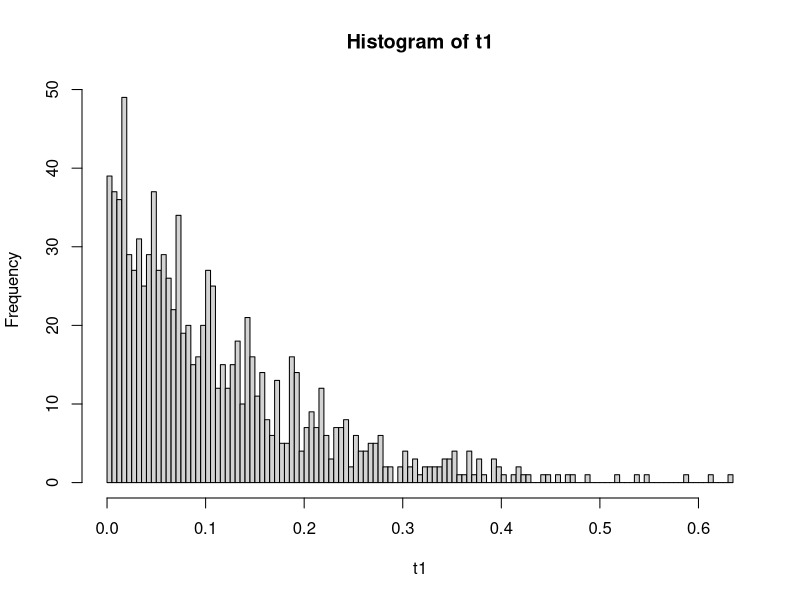
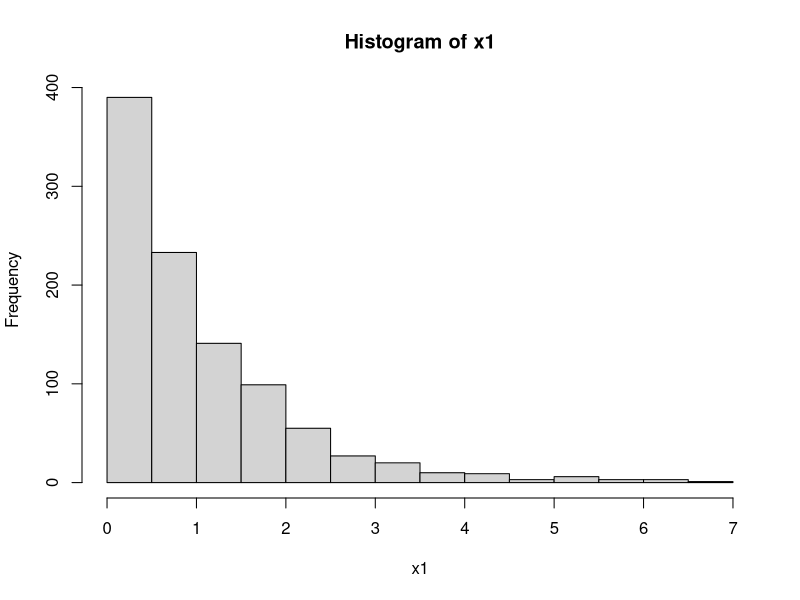
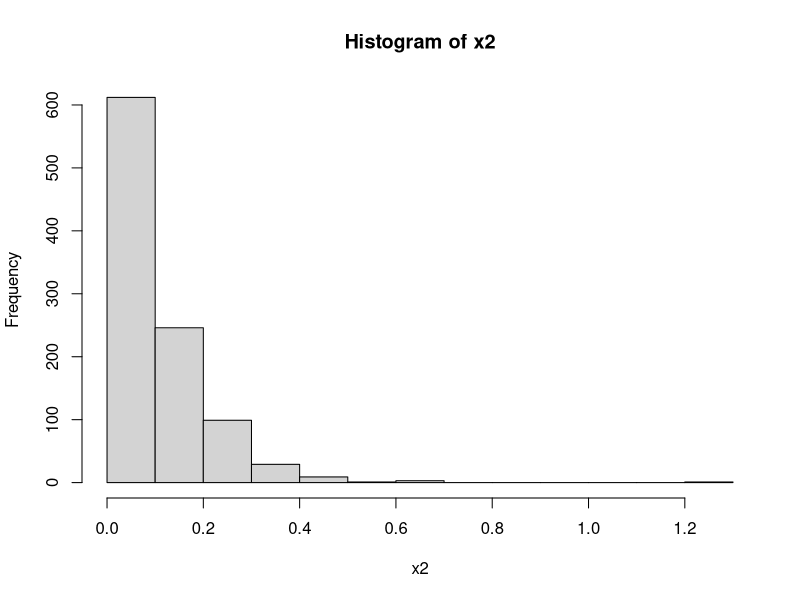
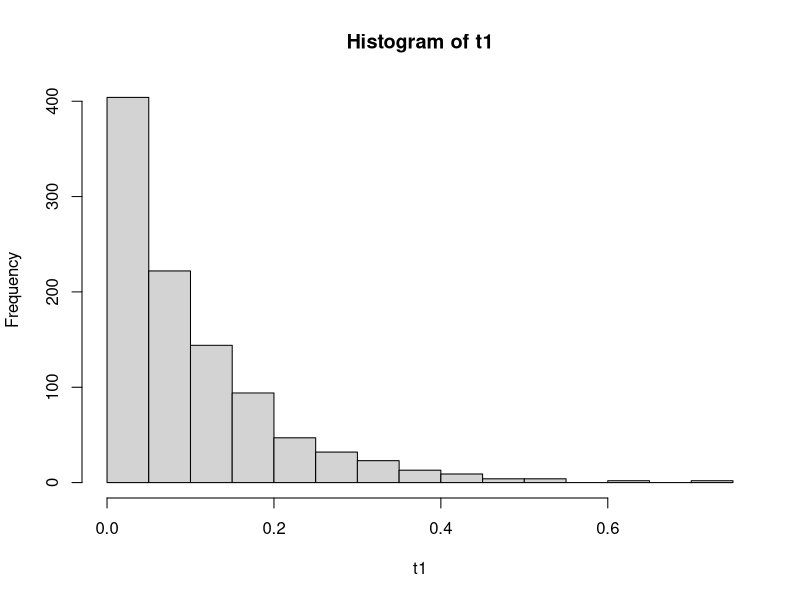

The R source for these figures, in order:
# Exponential distribution model the distribution of the time until next event occurs

# Formal definition of exponential distribution is: 
# the probability distribution of the time *between* the events in a Poisson process.

# T ~ Exp(lambda)
# lambda: event rate, or number of events per unit time

# The exponential distribution, therefore, has the somewhat remarkable property that: 
# we arrive at the exact same inference if we follow d subjects until all have failed or 
# if we follow some larger number n until d have failed


n = 3
lambda = 3

t1 = rexp(1e3, rate = n * lambda)
hist(t1, breaks = 1e2)

# Let x ~ Exp(lambda)
# x_1 ~ Exp(n * lambda)

x1 = rexp(n = 1e3, rate = 1)
x2 = rexp(n = 1e3, rate = 10)

hist(x1)
hist(x2)

mean(x1)
mean(x2)

t1 = sapply(1:1e3, function(x) min(rexp(n = 10, rate = 1)))
hist(t1)
mean(t1)

# delta method for variance-stabilizing

x1 = rexp(n = 1e4, rate = 2)
mean(x1)
var(x1)

xh = sapply(1:1e3, function(x) mean(rexp(n = 10, rate = 2)))
mean(xh)
var(xh)

xh2 = sapply(1:1e4, function(x) log(mean(rexp(n = 10, rate = 2))))
mean(xh2)
-log(2)
var(xh2)
